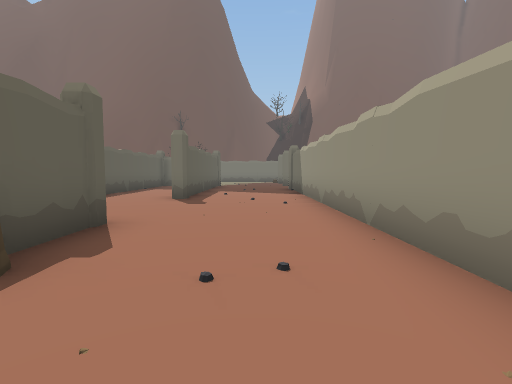
view 1 (above)

16 first-person views from a walk through a scene from a Unity 3-D project. The camera is 1.4 m above the floor, tilts 4° down and sees 85° across. The floor is counted in squares, 2 m on a side. Each view is taken from the middle of a square. On the plan, view 1 faces up. The plan holds only what a view shows up to about 9 squares ahead; the rest is blank. The place goes on beyond the plan. The player character is not drawn.

view 2
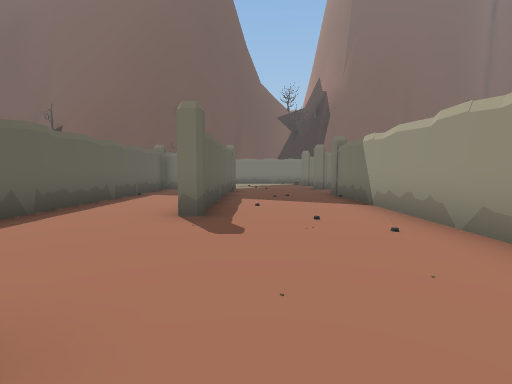

view 3
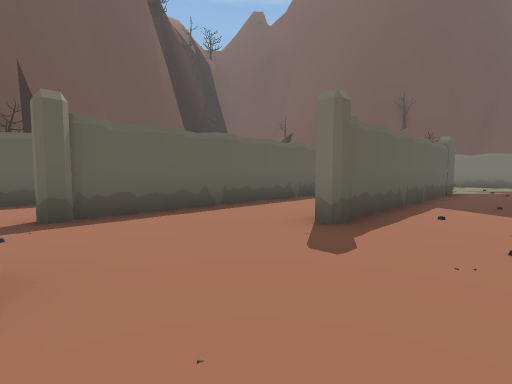

view 4
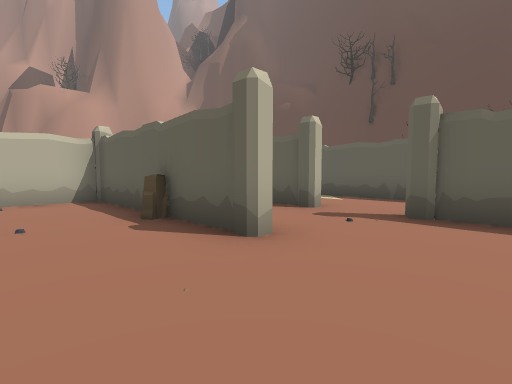

view 5
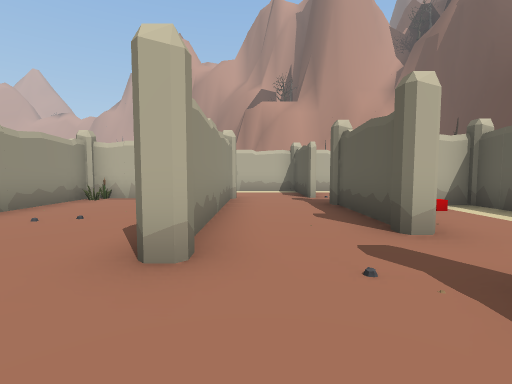

view 6
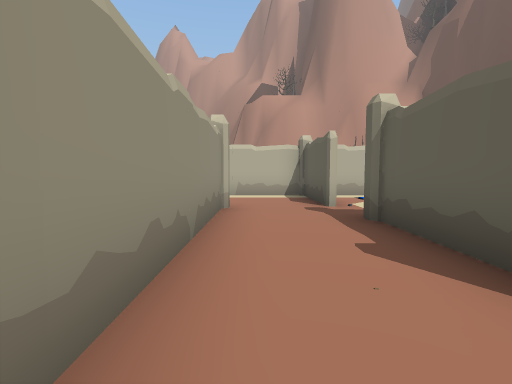

view 7
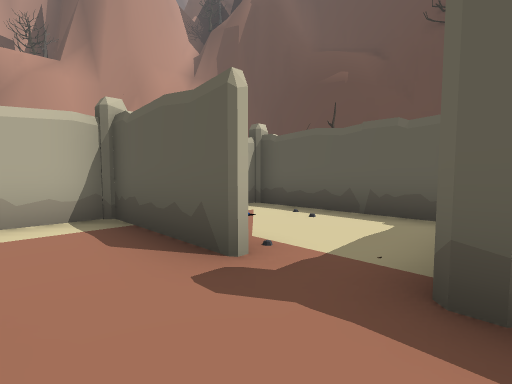

view 8
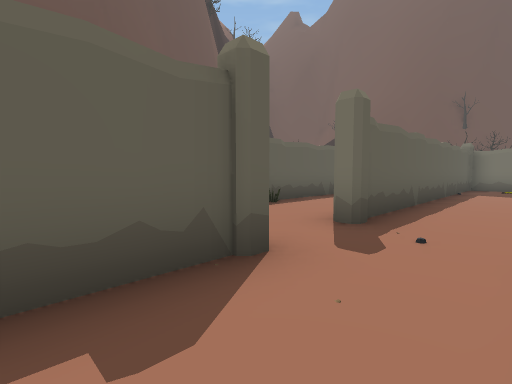

view 9
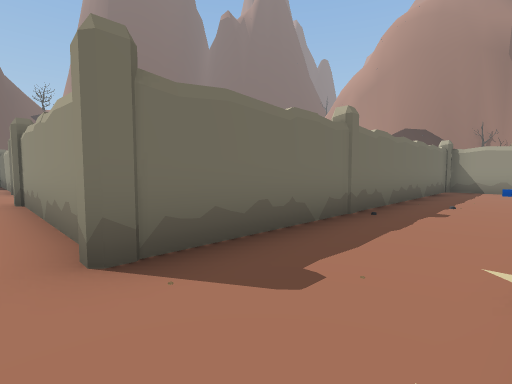

view 10
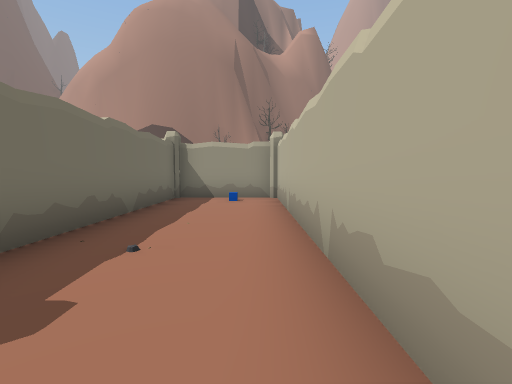

view 11
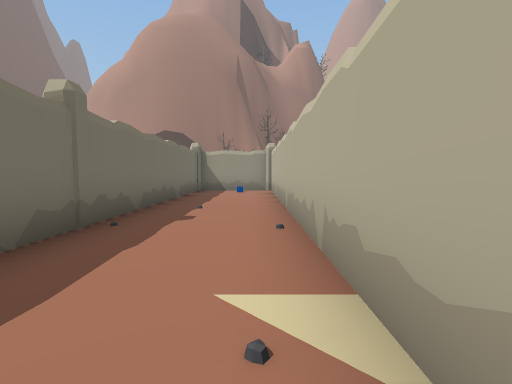

view 12
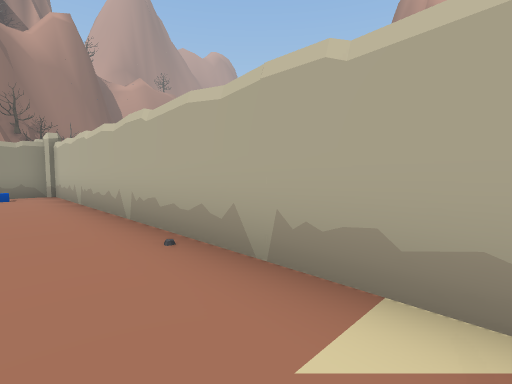

view 13
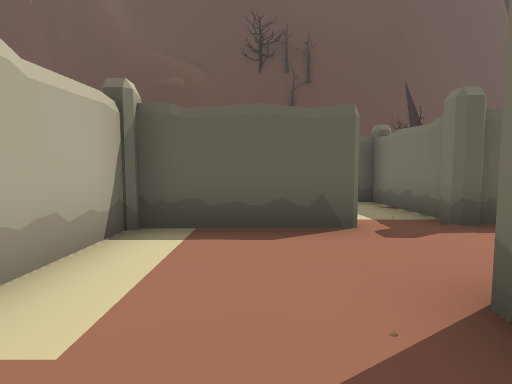

view 14
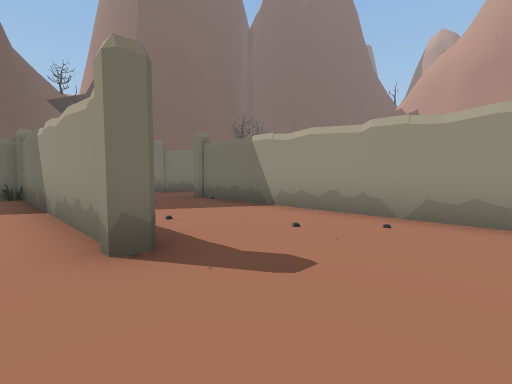

view 15
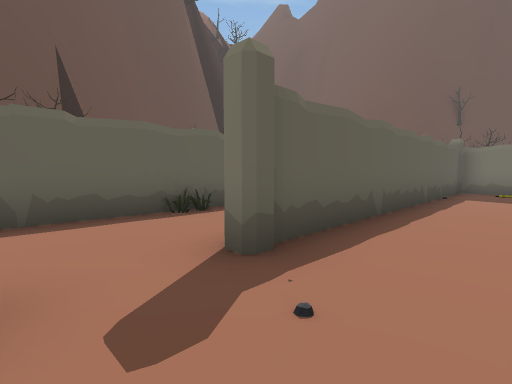

view 16
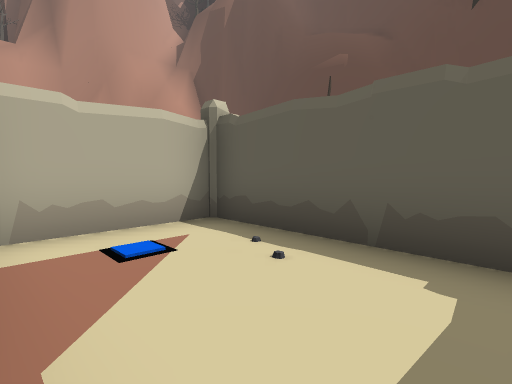

### Floor plan
Points are (right, up) in squares from view 1. A wall is a line through its corners. A room is listed if a view was taken in it or the views show most of it. See-through windows are left out.
Room 1 (views 1, 2, 3, 4, 5, 6, 14, 15)
walls: (-2.2, 8) (-2.2, 12.5); (-2.1, 3.9) (-2.1, -1.6) (1.5, -1.6) (1.5, 12); (-2.3, 1.4) (-2.3, 3.9); (-7.6, 9.2) (-7.6, 0) (-6.9, 0); (-1.9, 12.5) (-1.9, 7.4); (-4.8, 12.5) (-4.8, 4.6)
ways out: opening at (-3.5, 0.5) to room 2
objects: rock (-2, 2)
Room 2 (views 7, 8, 16)
walls: (-5.1, -0.2) (-7.6, -0.2) (-7.6, -4.6) (-5.1, -4.6); (-2.3, -1.8) (-2.3, 1.4); (-4.8, 1.6) (-4.8, -0.4)
ways out: opening at (-3.5, 0.5) to room 1; opening at (-3, -2) to room 3
objects: other object (-6, -4)
Room 3 (views 9, 10, 11, 12, 13)
walls: (-4.5, -1.8) (-4.5, -4.6) (8.8, -4.6) (8.8, -1.8) (-2.3, -1.8)
ways out: opening at (-3, -2) to room 2

Positions as (right, up) in squares from view 1, and headings:
1: (0, 0), facing up
2: (-1, 3), facing up
3: (0, 4), facing up-left
4: (0, 6), facing down-left
5: (-3, 6), facing down
6: (-3, 4), facing down
7: (-3, 0), facing down-left
8: (-3, 1), facing up-left
9: (-3, -4), facing up-right
10: (1, -4), facing right
11: (-2, -4), facing right
12: (-1, -3), facing down-right
13: (-1, -3), facing left
14: (-3, 5), facing up-right
15: (-3, 3), facing up-left
16: (-5, -1), facing down-left
